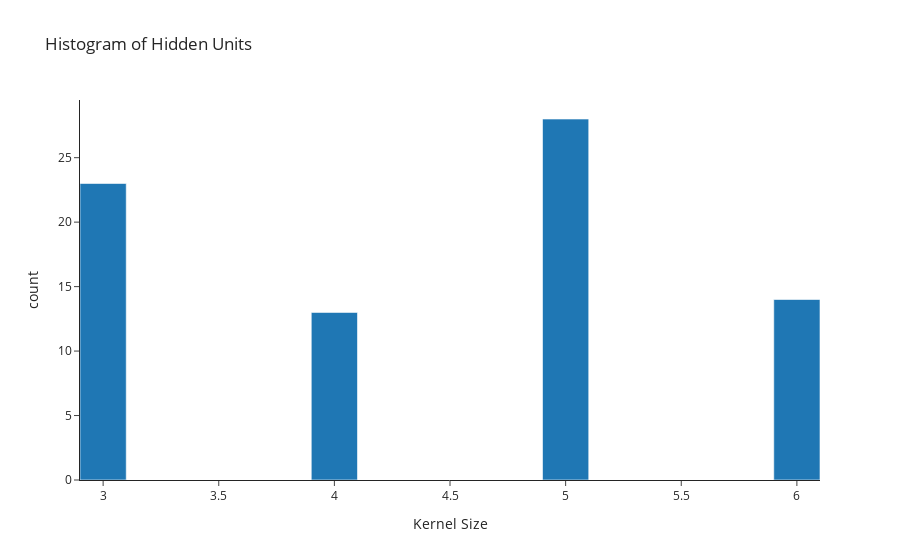
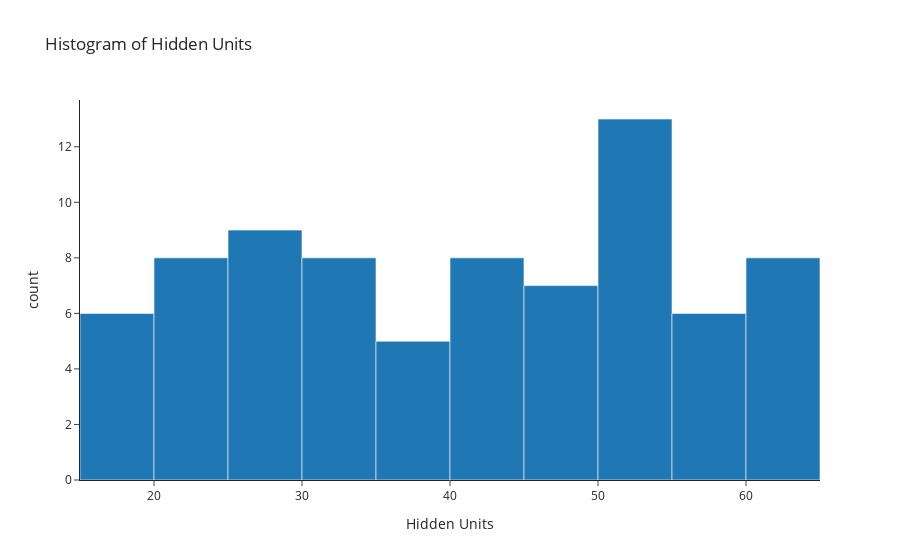
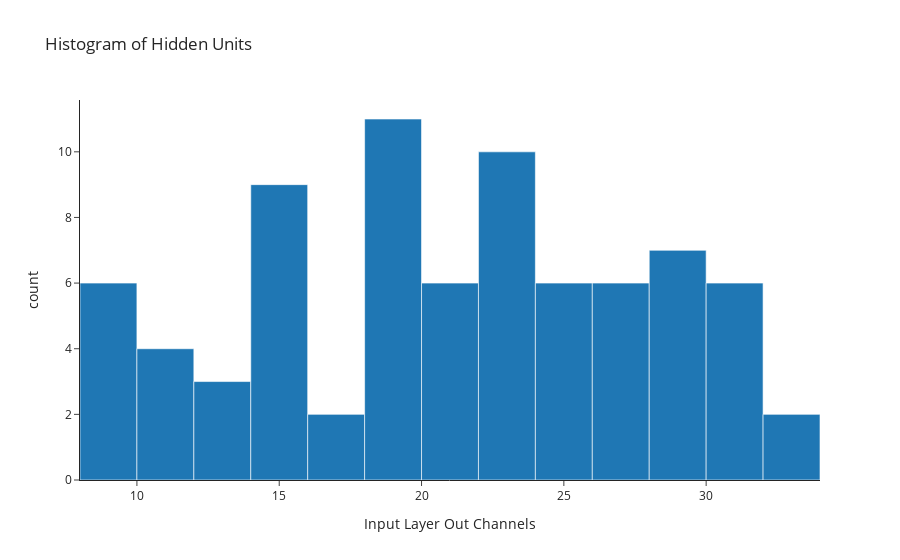
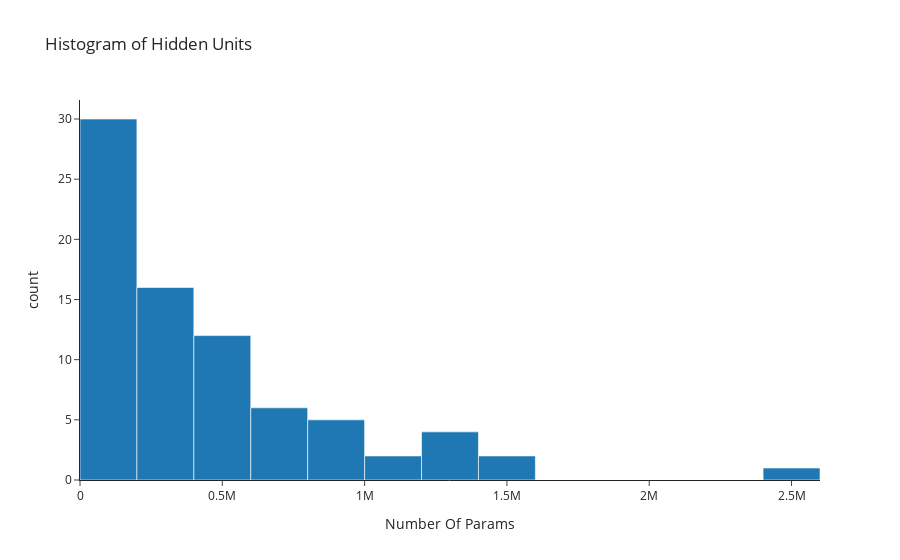

Here is the notebook cell these charts were saved with, in order:
### Code cell
# histogram of hidden units in plotly
px.histogram(data, x="Kernel Size", nbins=20, title="Histogram of Hidden Units").show()
px.histogram(data, x="Hidden Units", nbins=20, title="Histogram of Hidden Units").show()
px.histogram(data, x="Input Layer Out Channels", nbins=20, title="Histogram of Hidden Units").show()
px.histogram(data, x="Number Of Params", nbins=20, title="Histogram of Hidden Units").show()

### Figure 1 — Plotly figure (JSON) as saved in the notebook; plotly's stock layout.template omitted (floating-point values rounded to 4 significant figures)
{"data": [{"alignmentgroup": "True", "bingroup": "x", "hovertemplate": "Kernel Size=%{x}<br>count=%{y}<extra></extra>", "legendgroup": "", "marker": {"color": "#1F77B4", "pattern": {"shape": ""}}, "name": "", "nbinsx": 20, "offsetgroup": "", "orientation": "v", "showlegend": false, "type": "histogram", "x": [6, 5, 5, 5, 4, 5, 5, 5, 6, 5, 5, 5, 6, 5, 5, 4, 4, 6, 6, 5, 3, 6, 5, 5, 6, 6, 5, 5, 5, 3, 4, 4, 4, 5, 5, 5, 5, 3, 4, 5, 4, 3, 3, 3, 3, 3, 4, 3, 4, 3, 5, 3, 3, 3, 3, 3, 3, 6, 3, 3, 5, 6, 3, 3, 4, 5, 3, 4, 4, 6, 6, 5, 5, 6, 3, 5, 6, 3], "xaxis": "x", "yaxis": "y"}], "layout": {"barmode": "relative", "legend": {"tracegroupgap": 0}, "title": {"text": "Histogram of Hidden Units"}, "xaxis": {"anchor": "y", "domain": [0, 1], "title": {"text": "Kernel Size"}}, "yaxis": {"anchor": "x", "domain": [0, 1], "title": {"text": "count"}}}}

### Figure 2 — Plotly figure (JSON) as saved in the notebook; plotly's stock layout.template omitted (floating-point values rounded to 4 significant figures)
{"data": [{"alignmentgroup": "True", "bingroup": "x", "hovertemplate": "Hidden Units=%{x}<br>count=%{y}<extra></extra>", "legendgroup": "", "marker": {"color": "#1F77B4", "pattern": {"shape": ""}}, "name": "", "nbinsx": 20, "offsetgroup": "", "orientation": "v", "showlegend": false, "type": "histogram", "x": [43.95, 31.53, 58.44, 60.56, 54.92, 27.4, 55.91, 64.07, 31.59, 38.75, 62.59, 33.24, 52.36, 51.54, 21.49, 20.79, 38.82, 25.73, 55.37, 21.17, 53.27, 24.19, 22.84, 31.21, 63.32, 51.67, 52.28, 54.47, 57.01, 62.13, 26.9, 19.32, 24.23, 41.66, 39.17, 50.79, 48.36, 44.48, 31.64, 49.03, 50.42, 44.23, 46.67, 30.27, 25.98, 44.37, 17.74, 46.23, 20.93, 47.76, 28.0, 49.2, 57.1, 61.17, 64.49, 50.25, 37.4, 45.64, 44.19, 16.97, 29.5, 35.52, 33.88, 44.49, 53.25, 25.25, 26.4, 54.79, 19.14, 63.32, 22.5, 34.48, 52.75, 28.77, 17.68, 17.41, 58.95, 44.97], "xaxis": "x", "yaxis": "y"}], "layout": {"barmode": "relative", "legend": {"tracegroupgap": 0}, "title": {"text": "Histogram of Hidden Units"}, "xaxis": {"anchor": "y", "domain": [0, 1], "title": {"text": "Hidden Units"}}, "yaxis": {"anchor": "x", "domain": [0, 1], "title": {"text": "count"}}}}

### Figure 3 — Plotly figure (JSON) as saved in the notebook; plotly's stock layout.template omitted (floating-point values rounded to 4 significant figures)
{"data": [{"alignmentgroup": "True", "bingroup": "x", "hovertemplate": "Input Layer Out Channels=%{x}<br>count=%{y}<extra></extra>", "legendgroup": "", "marker": {"color": "#1F77B4", "pattern": {"shape": ""}}, "name": "", "nbinsx": 20, "offsetgroup": "", "orientation": "v", "showlegend": false, "type": "histogram", "x": [26.55, 18.4, 23.03, 14.47, 21.63, 19.73, 14.95, 14.62, 18.83, 27.74, 26.3, 26.63, 22.59, 21.03, 32.26, 25.11, 15.62, 28.98, 31.86, 11.95, 14.79, 30.52, 19.93, 29.01, 19.85, 23.35, 22.89, 12.99, 32.26, 19.28, 28.99, 31.93, 14.78, 30.21, 8.526, 13.9, 19.62, 9.382, 16.16, 21.0, 10.92, 25.63, 22.79, 23.3, 15.82, 9.368, 23.19, 25.05, 24.74, 15.91, 19.91, 20.18, 19.16, 10.21, 24.59, 23.69, 18.55, 31.24, 27.85, 8.835, 11.92, 30.74, 24.1, 17.39, 14.24, 9.994, 12.55, 22.41, 23.31, 19.85, 20.48, 8.517, 28.32, 20.36, 28.32, 27.34, 28.84, 28.53], "xaxis": "x", "yaxis": "y"}], "layout": {"barmode": "relative", "legend": {"tracegroupgap": 0}, "title": {"text": "Histogram of Hidden Units"}, "xaxis": {"anchor": "y", "domain": [0, 1], "title": {"text": "Input Layer Out Channels"}}, "yaxis": {"anchor": "x", "domain": [0, 1], "title": {"text": "count"}}}}

### Figure 4 — Plotly figure (JSON) as saved in the notebook; plotly's stock layout.template omitted (floating-point values rounded to 4 significant figures)
{"data": [{"alignmentgroup": "True", "bingroup": "x", "hovertemplate": "Number Of Params=%{x}<br>count=%{y}<extra></extra>", "legendgroup": "", "marker": {"color": "#1F77B4", "pattern": {"shape": ""}}, "name": "", "nbinsx": 20, "offsetgroup": "", "orientation": "v", "showlegend": false, "type": "histogram", "x": [1585011, 475334, 1382822, 793034, 425318, 400340, 312214, 877218, 818495, 419910, 643482, 492038, 794326, 432536, 400178, 137882, 309370, 509785, 1175818, 212312, 224572, 526058, 179974, 373024, 1309392, 814722, 461266, 263954, 1548002, 320582, 246248, 179256, 111898, 712318, 322718, 265206, 950834, 145194, 107119, 1002122, 106052, 99322, 91318, 89274, 70712, 36602, 89346, 222262, 133462, 63992, 421514, 88272, 96940, 55312, 136322, 103254, 99494, 971818, 161458, 13026, 347432, 743297, 134012, 67962, 155523, 176124, 48658, 246720, 121953, 1309392, 325980, 406682, 1266866, 745782, 63020, 239344, 2578744, 219674], "xaxis": "x", "yaxis": "y"}], "layout": {"barmode": "relative", "legend": {"tracegroupgap": 0}, "title": {"text": "Histogram of Hidden Units"}, "xaxis": {"anchor": "y", "domain": [0, 1], "title": {"text": "Number Of Params"}}, "yaxis": {"anchor": "x", "domain": [0, 1], "title": {"text": "count"}}}}
